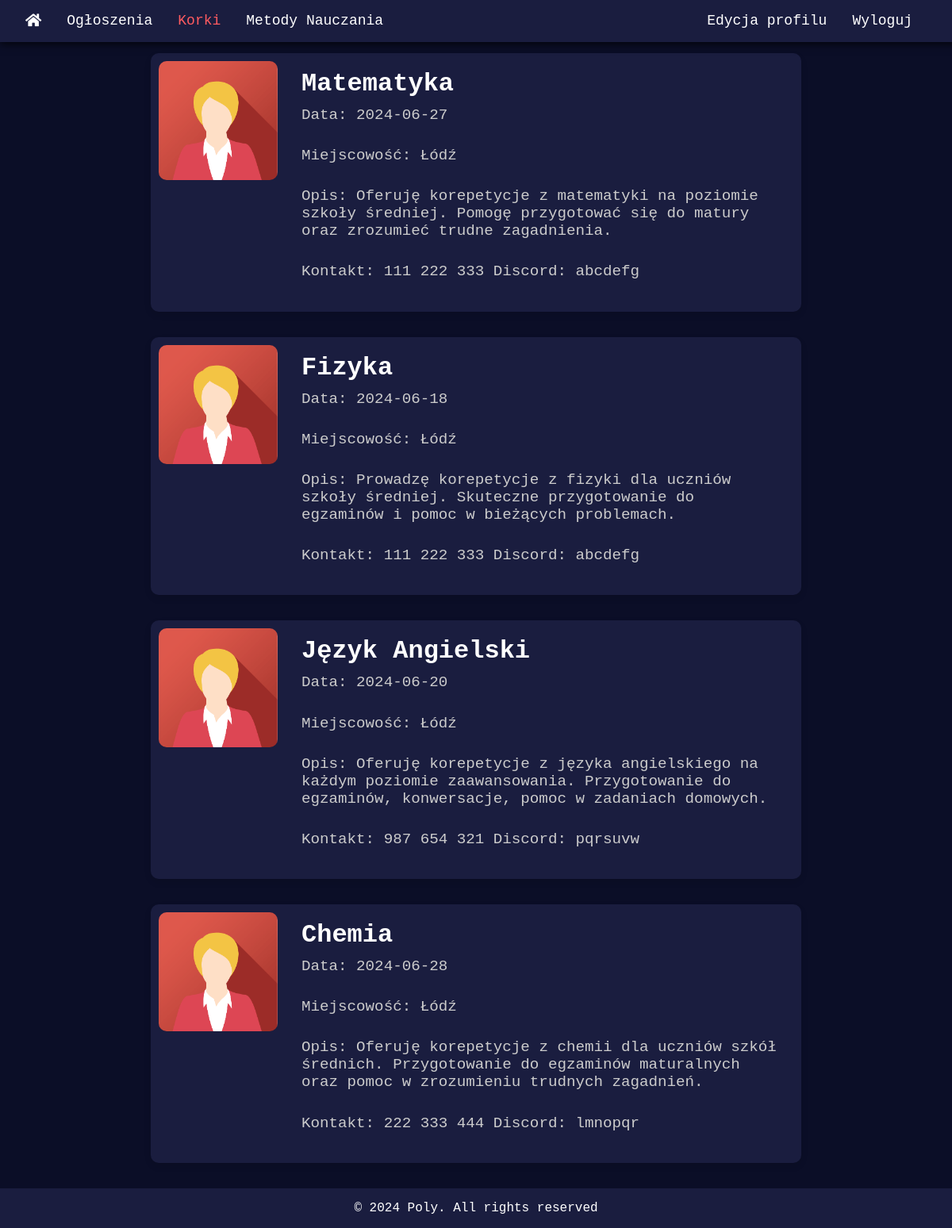
The app's page /subsites/korepetycje.php (signed in) with its own data.
### tables this page shows
CREATE TABLE `korki` (
  `ID_korkow` int(11) NOT NULL,
  `Tytul` varchar(50) NOT NULL,
  `Opis` varchar(500) NOT NULL,
  `Data` date NOT NULL,
  `Miejscowość` varchar(30) NOT NULL,
  `ID_uzytkownika` int(11) NOT NULL,
  `Kontakt` varchar(100) NOT NULL
);

### subsites/korepetycje.php (the view, shortened to what this page needs)
<!DOCTYPE html>
<html lang="pl">
<head>
    <link rel="stylesheet" type="text/css" media="screen" href="../styles.css">
    <link rel="stylesheet" href="https://cdnjs.cloudflare.com/ajax/libs/font-awesome/5.15.4/css/all.min.css">
</head>
<body>
    <header>
        <nav>
            <ul class="nav-left">
                <li><a href="../index.php"><i class="fas fa-home"></i></a></li>
                <li><a href="info.php">Ogłoszenia</a></li>
                <li><a href="korepetycje.php" class="active">Korki</a></li>
                <li><a href="metody.php">Metody Nauczania</a></li>
            </ul>
            <ul class="nav-right">
                <?php if(isset($_SESSION['loggedin']) && $_SESSION['loggedin'] === true): ?>
                    <li><a href="../subsites/edit.php">Edycja profilu</a></li>
                    <li><a href="../log/logout.php">Wyloguj</a></li>
                <?php else: ?>
                    <li><a href="#" id="login-btn">Logowanie</a></li>
                    <li><a href="#" id="register-btn" class="sign-up">Rejestracja</a></li>
                <?php endif; ?>
            </ul>
        </nav>
    </header>
    <div class="content">
        <section id="tutoring">
            <h1>Korepetycje</h1>
            <div class="tutoring-list">
                <?php
                $mysqli = new mysqli("localhost", "root", "", "kck_pio");
                $sql = "SELECT k.Tytul, k.Opis, k.Data, k.Miejscowość, k.Kontakt, u.Profil FROM korki k JOIN uzytkownicy u ON k.ID_uzytkownika=u.ID_uzytkownika";
                $result = $mysqli->query($sql);
                if ($result->num_rows > 0) {
                    while ($row = $result->fetch_assoc()) {
                        echo "<div class='tutoring-item'>";
                        $profil = $row["Profil"];
                        if($profil==null){
                            $profil='avatar5.png';
                        }
                        echo "<img src='../images/" . $profil . "' alt='" . $row['Tytul'] . "' class='tutoring-img'>";
                        echo "<div class='announcement-text'>";
                        echo "<h2>" . $row['Tytul'] . "</h2>";
                        echo "<p>Data: " . substr($row['Data'], 0, 200) . "</p>";
                        echo "<p>Miejscowość: " . substr($row['Miejscowość'], 0, 200) . "</p>";
                        echo "<p>Opis: " . substr($row['Opis'], 0, 200) . "</p>";
                        echo "<p>Kontakt: " . substr($row['Kontakt'], 0, 200) . "</p>";
                        echo "</div>";
                        echo "</div>";
                    }
                } else {
                    echo "tutoring-text";
                }
                ?>
            </div>
        </section>
    </div>
    <footer>&copy; 2024 Poly. All rights reserved</footer>
</body>
</html>

### styles.css (style rules this page uses)
body { font-family: "Courier New", Courier, monospace; margin: 0; padding: 0; background-color: #0b0e27; color: #fff; }
header { background-color: #1a1d3f; padding: 1rem; position: fixed; top: 0; width: 100%; z-index: 1000; transition: opacity 0.5s ease, box-shadow 0.5s ease; box-shadow: 0 2px 10px rgba(0, 0, 0, 0.8); }
header ul li a { text-decoration: none; color: #ffffff; font-size: 18px; transition: color 0.3s ease-in-out, transform 0.3s ease-in-out; }
nav { display: flex; justify-content: space-between; margin-right: 50px; }
.nav-left, .nav-right { display: flex; }
nav ul { list-style-type: none; margin: 0; padding: 0; }
nav ul li { margin: 0 1rem; }
nav ul li a { color: #fff; text-decoration: none; }
footer { background-color: #1a1d3f; text-align: center; padding: 1rem; position: relative; }
.tutoring-list { display: flex; flex-direction: column; align-items: center; gap: 2rem; padding-bottom: 2rem; }
.tutoring-item { display: flex; align-items: flex-start; background-color: #1a1d3f; padding: 10px; border-radius: 10px; width: 80%; max-width: 800px; box-shadow: 0 4px 8px rgba(0, 0, 0, 0.1); transition: transform 0.3s ease, box-shadow 0.3s ease; }
.tutoring-img { width: 150px; height: 150px; object-fit: cover; border-radius: 10px; margin-right: 20px; margin-top: 0; }
.announcement-text { display: flex; flex-direction: column; justify-content: flex-start; text-align: left; flex: 1; overflow-wrap: break-word; width: 200px; padding: 10px; }
.announcement-text h2 { font-size: 2rem; color: #fff; margin: 0; padding-top: 0; }
.announcement-text p { font-size: 1.2rem; color: #ccc; margin-top: 10px; }
header ul li a.active { color: #ff5b60; }

### records on screen
korki: Tytul "Matematyka", Data "2024-06-27", Miejscowość "Łódź", Opis "Oferuję korepetycje z matematyki na poziomie szkoły średniej. Pomogę przygotować się do matury oraz zrozumieć trudne zagadnienia.", Kontakt "111 222 333 Discord: abcdefg"
korki: Tytul "Fizyka", Data "2024-06-18", Miejscowość "Łódź", Opis "Prowadzę korepetycje z fizyki dla uczniów szkoły średniej. Skuteczne przygotowanie do egzaminów i pomoc w bieżących problemach.", Kontakt "111 222 333 Discord: abcdefg"
korki: Tytul "Język Angielski", Data "2024-06-20", Miejscowość "Łódź", Opis "Oferuję korepetycje z języka angielskiego na każdym poziomie zaawansowania. Przygotowanie do egzaminów, konwersacje, pomoc w zadaniach domowych.", Kontakt "987 654 321 Discord: pqrsuvw"
korki: Tytul "Chemia", Data "2024-06-28", Miejscowość "Łódź", Opis "Oferuję korepetycje z chemii dla uczniów szkół średnich. Przygotowanie do egzaminów maturalnych oraz pomoc w zrozumieniu trudnych zagadnień.", Kontakt "222 333 444 Discord: lmnopqr"
